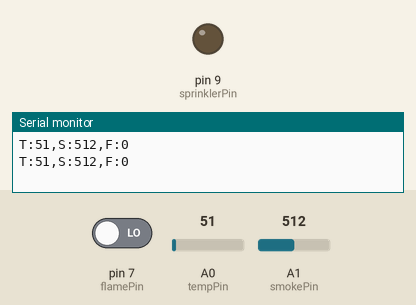
Simulated run of this sketch. Board: Arduino Uno, built with avr-gcc and run on an emulated ATmega328P. Shown: output pins drawn as LEDs (lit = HIGH), the last lines printed to the serial monitor. The test bench sets the inputs (shaded band); at power-on: A1 (smokePin) = 512, pin 7 (flamePin) LOW, A0 (tempPin) = 51.

Above: at 2.8 s.
2.9 s: A1 (smokePin) set to 589
5.6 s: A1 (smokePin) set to 616
At 7.0 s:
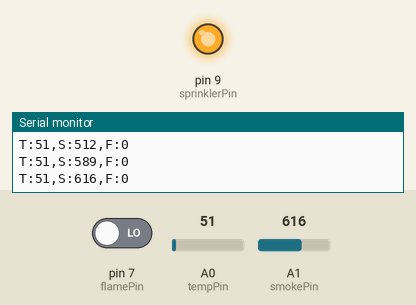
8.3 s: A1 (smokePin) set to 590
At 11.2 s:
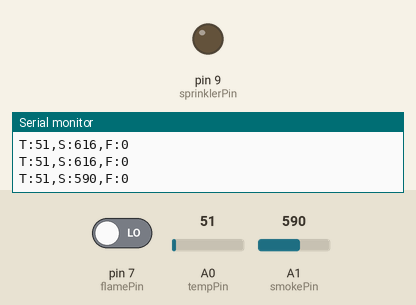
11.5 s: A1 (smokePin) set to 610
At 12.8 s:
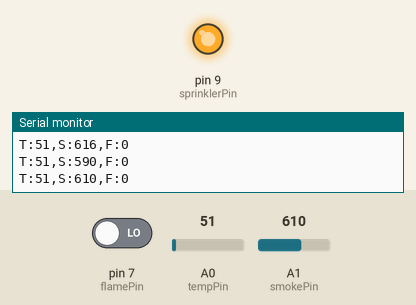
Timing chart, 0 to 14.5 s (numbered marks = the images above; inputs shaded):
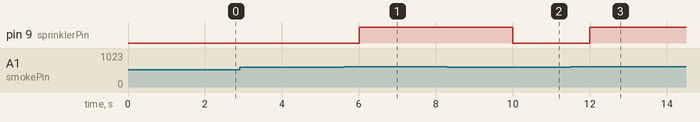

Measured:
- the behaviour switches between 600 and 601 on A1 (smokePin) (found by bisection; images 0 and 1)
- after the input at 5.6 s, pin 9 (sprinklerPin): LOW → HIGH after 0.40 s
- after the input at 8.3 s, pin 9 (sprinklerPin): HIGH → LOW after 1.7 s
- after the input at 11.5 s, pin 9 (sprinklerPin): LOW → HIGH after 0.50 s

The sketch:

arduino_code.ino
```cpp
int tempPin = A0;
int smokePin = A1;
int flamePin = 7;
int sprinklerPin = 9;

void setup() {
  Serial.begin(9600);
  pinMode(flamePin, INPUT);
  pinMode(sprinklerPin, OUTPUT);
}

void loop() {
  int temp = analogRead(tempPin);
  int smoke = analogRead(smokePin);
  int flame = digitalRead(flamePin);

  Serial.print("T:"); Serial.print(temp);
  Serial.print(",S:"); Serial.print(smoke);
  Serial.print(",F:"); Serial.println(flame);

  if (temp > 500 || smoke > 600 || flame == 1) {
    digitalWrite(sprinklerPin, HIGH);
  } else {
    digitalWrite(sprinklerPin, LOW);
  }

  delay(2000);
}
```
